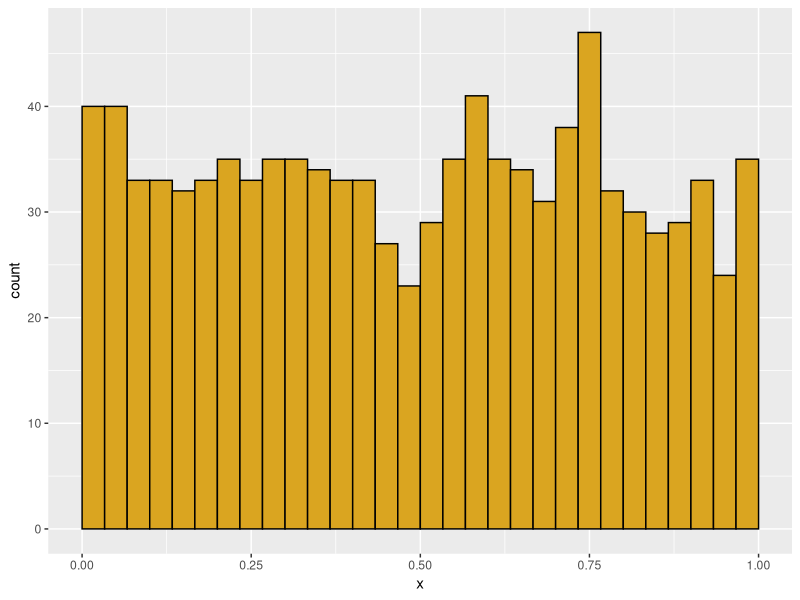
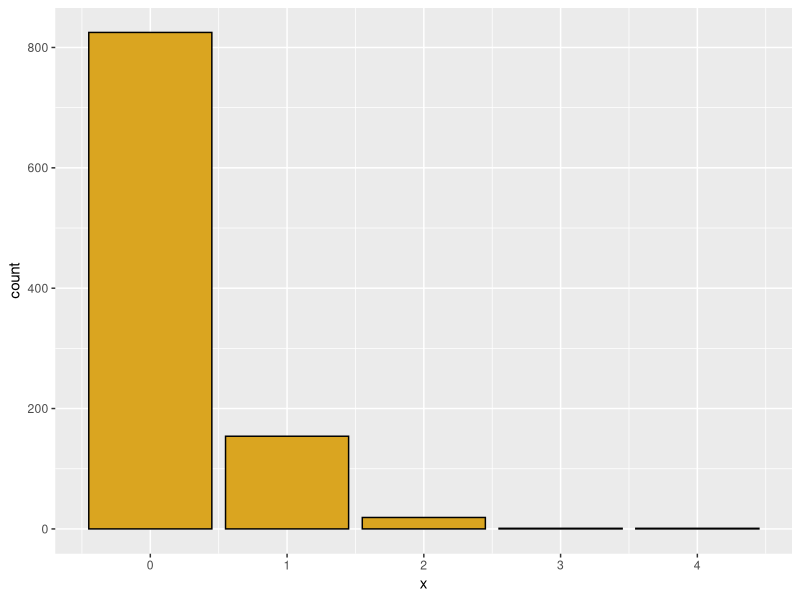
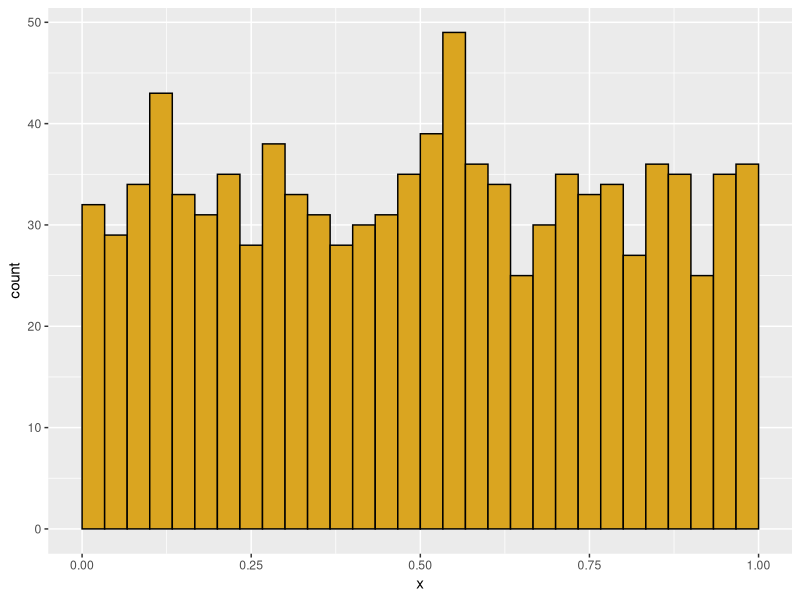
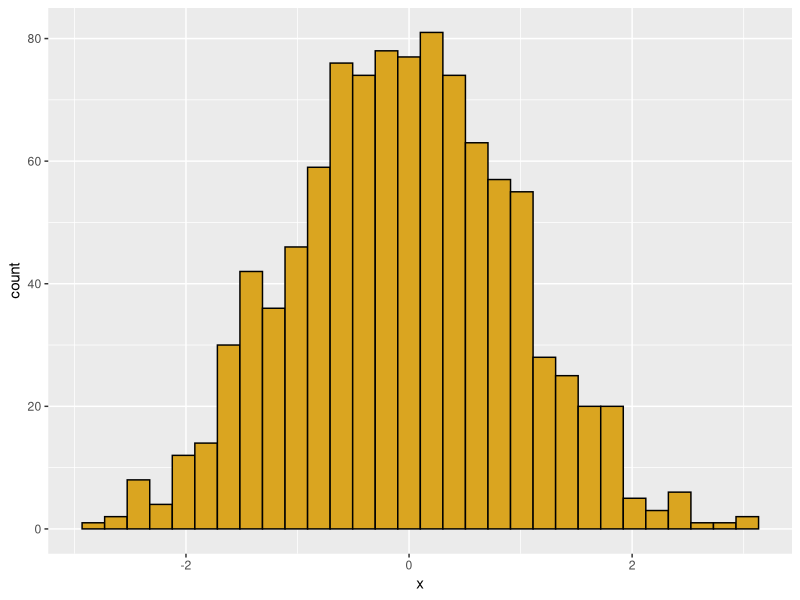
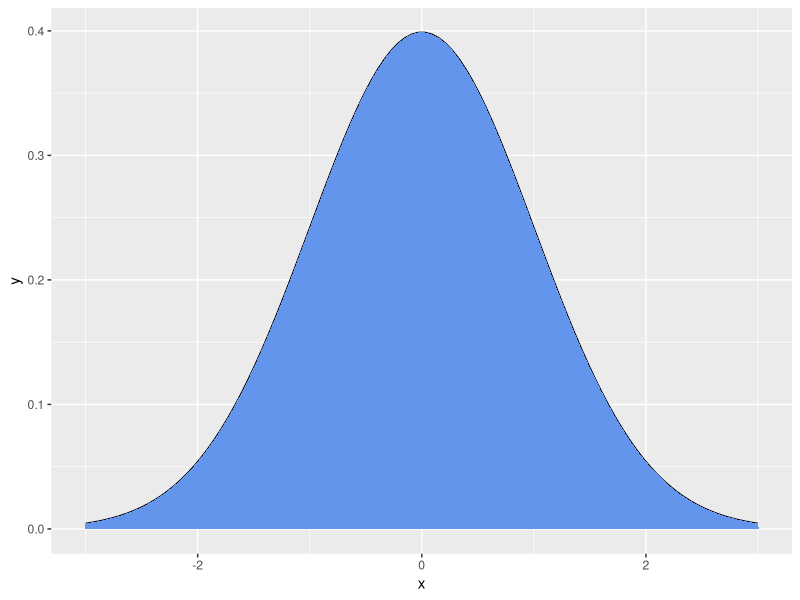
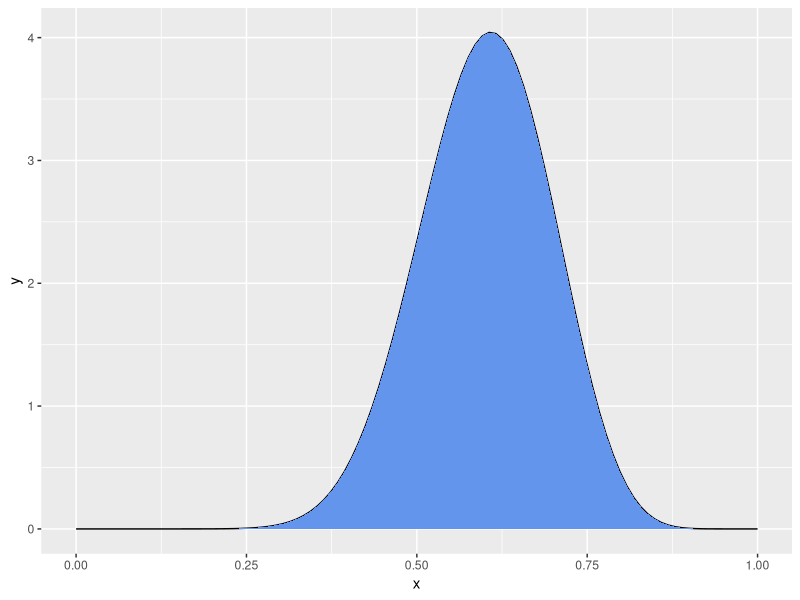
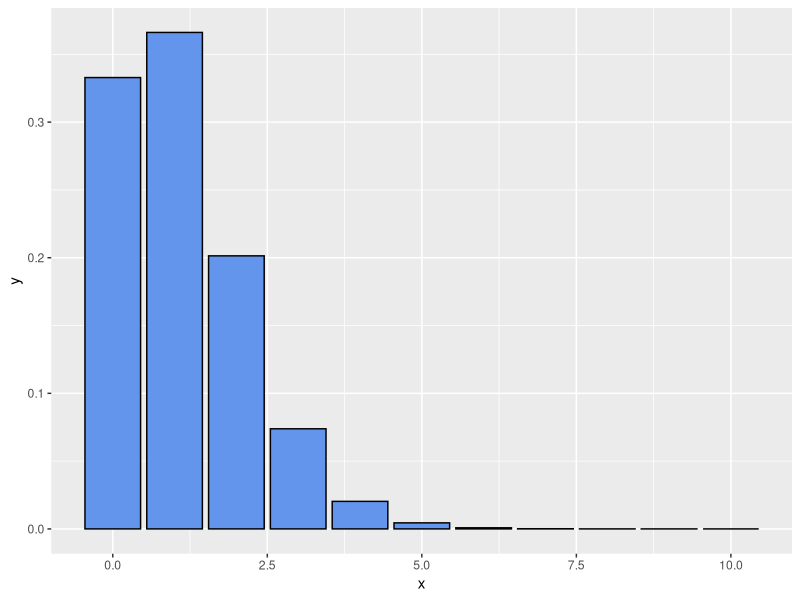
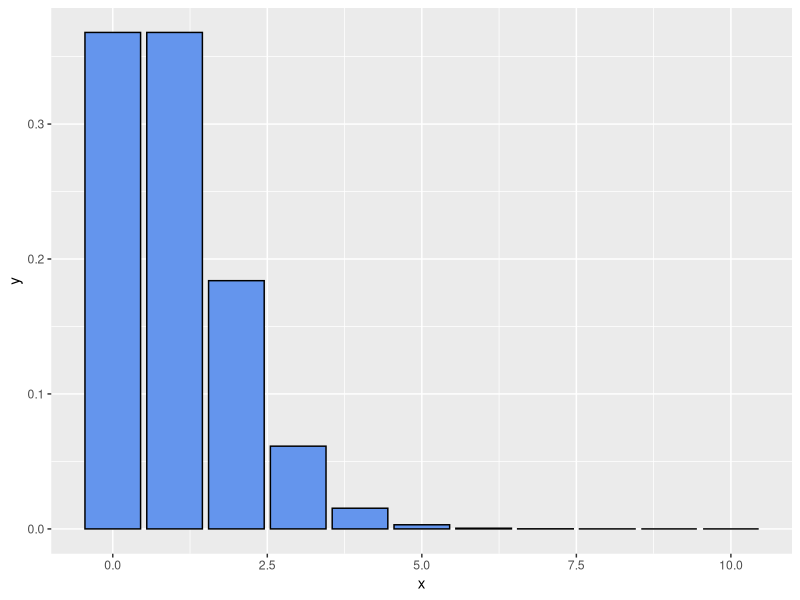

R code for these plots, in order: (Note: this script raises an error after producing the figures.)
## ---- chunk 1
knitr::opts_chunk$set(eval = FALSE)
## ---- chunk 2
############################
# Function: my_histo
# Purpose: creates a ggplot histogram
# Requires: ggplot
# Input: x = a numeric vector
#        data_type= "cont" or "disc"
# Output: a ggplot histogram
############################
library(ggplot2)
my_histo <- function(x=NULL,data_type="cont") {
  if(is.null(x)) x=runif(1000)
  df <- data.frame(x=x) 

# if data are continuous bounded (0,1), adjust bins for histogram  
  if (data_type=="cont" & min(df$x) > 0 & max(df$x) < 1) {
  p1 <- ggplot(data=df) +
    aes(x=x) +
    geom_histogram(boundary=0,
                   binwidth=1/30,
                   color="black",
                   fill="goldenrod") +
    scale_x_continuous(limits=c(0,1))}  

  
# if data are continuous, but not bounded (0,1), use
# ggplot default bins
  if (data_type=="cont" & (min(df$x) < 0 | max(df$x) > 1)) {
  p1 <- ggplot(data=df) +
    aes(x=x) +
    geom_histogram(color="black",
                   fill="goldenrod")}

     
  

# if data are discrete integers, 
#  use geom_bar to create a histogram
if (data_type=="disc") {
  p1 <- ggplot(data=df) + 
    aes(x=x) +
    geom_bar(color="black",fill="goldenrod") }
  
print(p1)
} 
my_histo()
my_histo(data_type="disc",x=rpois(1000,lambda=0.2))
my_histo(data_type="cont",x=runif(1000))
my_histo(data_type="cont",x=rnorm(n=1000,mean=0,sd=1))
############################
# Function: my_pdf
# Purpose: creates a ggplot probability density function
# Requires: ggplot
# Input: x = a numeric vector of x values
#        y = pdf values calculated for each value of x
#        data_type= "cont" or "disc"
# Output: a ggplot pdf
############################
my_pdf <- function(x=NULL,y=NULL,data_type="cont") {
  if(is.null(x) | is.null(y)) {
    x=seq(from=-3,to=3,length.out=100)
    y=dnorm(x) }
  
    df <- data.frame(x=x,y=y) 
    
    # for continuous distributions, 
    # plot the line for the pdf
    if(data_type=="cont") {
      p1 <- ggplot(data=df) +
        aes(x=x,y=y) +
      geom_line() +
        geom_area(fill = "cornflower blue") } 
    
    # for discrete distributions,
    # plot a bar for the probability at each value
    if (data_type=="disc") {
      p1 <- ggplot(data=df) + 
        aes(x=x,y=y) +
        geom_col(color="black",fill="cornflower blue") }
    print(p1)
}
my_pdf()
my_x=seq(from=0,to=1,length.out=100)
my_pdf(x=my_x,y=dbeta(x=my_x,shape1=15,shape2=10))
my_pdf(x=0:10,y=dpois(x=0:10,lambda=1.1),data_type="disc")

## ---- chunk 3
library(ggplot2)
library(MASS)
#-------------------------------------------------
# Poisson distribution
# Discrete X >= 0
# Random events with a constant rate lambda
# (observations per time or per unit area)
# Parameter lambda > 0

# "d" function generates probability density
hits <- 0:10
my_vec <- dpois(x=hits,lambda=1)
my_pdf(x=hits,y=my_vec,data_type="disc")

my_vec <- dpois(x=hits,lambda=2)
my_pdf(x=hits,y=my_vec,data_type="disc")

hits <- 0:15
my_pdf(x=hits,y=my_vec,data_type="disc")

hits <- 0:15
my_pdf(x=hits,y=my_vec,data_type="disc")
sum(my_vec)  # sum of density function = 1.0 (total area under curve)

# for a Poisson distribution with lambda=2, 
# what is the probability that a single draw will yield X=0?

dpois(x=0,lambda=2)

# "p" function generates cumulative probability density; gives the 
# "lower tail" cumulative area of the distribution

hits <- 0:10
my_vec <- ppois(q=hits,lambda=2)
my_pdf(x=hits,y=my_vec,data_type="disc")


# for a Poisson distribution with lambda=2, 
# what is the probability of getting 1 or fewer hits?

ppois(q=1, lambda=2)


# We could also get this through dpois
p_0 <- dpois(x=0,lambda=2)
p_0
p_1 <- dpois(x=1,lambda=2)
p_1
p_0 + p_1


# The q function is the inverse of p
# What is the number of hits corresponding to 50% of the probability mass
qpois(p=0.5,lambda=2.5)
my_pdf(x=0:10,y=dpois(x=0:10,lambda=2.5),data_type="disc")

# but distribution is discrete, so this is not exact
ppois(q=2,lambda=2.5)

# finally, we can simulate individual values from a poisson
ran_pois <- rpois(n=1000,lambda=2.5)
my_histo(x=ran_pois,data_type="disc")


# for real or simulated data, we can use the quantile
# function to find the empirical  95% confidence interval on the data

quantile(x=ran_pois,probs=c(0.025,0.975))
## ---- chunk 4
#-------------------------------------------------
# Binomial distribution
# p = probability of a dichotomous outcome
# size = number of trials
# x = possible outcomes
# outcome x is bounded between 0 and number of trials

# use "d" binom for density function
hits <- 0:10
my_vec <- dbinom(x=hits,size=10,prob=0.5)
my_pdf(x=0:10,y=my_vec,data_type="disc")



# and how does this compare to an actual simulation of 50 tosses of 100 coins?

my_coins <- rbinom(n=50,size=100,prob=0.5)
my_histo(x=my_coins,data_type="disc")
quantile(x=my_oins,probs=c(0.025,0.975))

## ---- chunk 5
#-------------------------------------------------
# negative binomial: number of failures (values of MyVec)
# in a series of (Bernouli) with p=probability of success 
# before a target number of successes (= size)
# generates a discrete distribution that is more 
# heterogeneous ("overdispersed") than Poisson
hits <- 0:40
my_vec <- dnbinom(x=hits, size=5, prob=0.5)
my_pdf(x=hits,y=my_vec,data_type="disc")

# geometric series is a special case where N= 1 success
# each bar is a constant fraction 1 - "prob" of the bar before it
my_vec <- dnbinom(x=hits, size=1, prob=0.1)
my_pdf(x=hits,y=my_vec,data_type="disc")


# alternatively specify mean = mu of distribution and size, 
# the dispersion parameter (small is more dispersed)
# this gives us a poisson with a lambda value that varies
# the dispersion parameter is the shape parameter in the gamma
# as it increases, the distribution has a smaller variance
# just simulate it directly

nbi_ran <- rnbinom(n=1000,size=10,mu=5)
my_histo(x=nbi_ran,data_type="disc")


nbi_ran <- rnbinom(n=1000,size=0.1,mu=5)
my_histo(x=nbi_ran,data_type="disc")
## ---- chunk 6
#-------------------------------------------------
# uniform
# params specify minimum and maximum

#runif for random data
my_histo(x=runif(n=100),data_type="cont")
my_histo(x=runif(n=1000),data_type="cont")

#-------------------------------------------------
## ---- chunk 7
# normal 
my_norm <- rnorm(n=100,mean=100,sd=2)
my_histo(x=my_norm,data_type="cont")


# problems with normal when mean is small but zero is not allowed.
my_norm <- rnorm(n=100,mean=2,sd=2)
my_histo(x=my_norm,data_type="cont")

summary(my_norm)
toss_zeroes <- my_norm[my_norm>0]
my_histo(x=toss_zeroes,data_type="cont")

summary(toss_zeroes)
## ---- chunk 8
#-------------------------------------------------
# gamma distribution, continuous positive values, but bounded at 0

my_gamma <- rgamma(n=100,shape=1,scale=10)
my_histo(x=my_gamma,data_type="cont")

# gamma with shape= 1 is an exponential with scale = mean

# shape <=1 gives a mode near zero; very small shape rounds to zero
my_gamma <- rgamma(n=100,shape=0.1,scale=1)
my_histo(x=my_gamma,data_type="cont")

# large shape parameters moves towards a normal
my_gamma <- rgamma(n=100,shape=20,scale=1)
my_histo(x=my_gamma,data_type="cont")

# scale parameter changes mean- and the variance!
my_histo(x=rgamma(n=100,shape=2,scale=100),data_type="cont")
my_histo(x=rgamma(n=100,shape=2,scale=10),data_type="cont")
my_histo(x=rgamma(n=100,shape=2,scale=1),data_type="cont")
my_histo(x=rgamma(n=100,shape=2,scale=0.1),data_type="cont")



# unlike the normal, the two parameters affect both mean and variance

# mean = shape*scale
# variance= shape*scale^2


## ---- chunk 9
#-------------------------------------------------

# beta distribution 
# bounded at 0 and 1
# analagous to a binomial, but result is a continuous distribution of probabilities
# parameter shape1 = number of successes + 1
# parameter shape2 = number of failures + 1
# interpret these in terms of a coin you are tossing

# shape1 = 1, shape2 = 1 = "no data"
my_beta <- rbeta(n=1000,shape1=1,shape2=1)
qplot(my_beta,xlim=c(0,1),color=I("black"),fill=I("goldenrod"))


# shape1 = 2, shape1 = 1 = "1 coin toss, comes up heads!"
my_beta <- rbeta(n=1000,shape1=2,shape2=1)
qplot(my_beta,xlim=c(0,1),color=I("black"),fill=I("goldenrod"))

# two tosses, 1 head and 1 tail
my_beta <- rbeta(n=1000,shape1=2,shape2=2)
qplot(my_beta,xlim=c(0,1),color=I("black"),fill=I("goldenrod"))

# two tosses, both heads
my_beta <- rbeta(n=1000,shape1=2,shape2=1)
qplot(my_beta,xlim=c(0,1),color=I("black"),fill=I("goldenrod"))

# let's get more data
my_beta <- rbeta(n=1000,shape1=20,shape2=20)
qplot(my_beta,xlim=c(0,1),color=I("black"),fill=I("goldenrod"))

my_beta <- rbeta(n=1000,shape1=500,shape2=500)
my_histo(x=my_beta,data_type="cont")

# if the coin is biased
my_beta <- rbeta(n=1000,shape1=1000,shape2=500)
my_histo(x=my_beta,data_type="cont")
my_beta <- rbeta(n=1000,shape1=10,shape2=5)
my_histo(x=my_beta,data_type="cont")


# shape parameters less than 1.0 give us a u-shaped distribution
my_beta <- rbeta(n=1000,shape1=0.1,shape2=0.1)
my_histo(x=my_beta,data_type="cont")

my_beta <- rbeta(n=1000,shape1=0.5,shape2=0.2)
my_histo(x=my_beta,data_type="cont")
## ---- chunk 10
library(MASS)
data <- c(100,100,104,99)
z <- fitdistr(data,"normal")
print(z)
## ---- chunk 11

frog_data <- c(30.15,26.3,27.5,22.9,27.8,26.2)

# get and print model parameters assuming a normal distribution
z<- fitdistr(frog_data,"normal")
print(z)

# plot the density function for the normal and annotate the plot with the original data
x <- 1:100
g_density <- dnorm(x=x,mean=z$estimate["mean"],sd=z$estimate["sd"])
qplot(x,g_density,geom="line") + annotate(geom="point",x=frog_data,y=0.001)   
 
# now do the same for a gamma distribution, which has a shape and rate parameter as outputs from fitdistr
z<- fitdistr(frog_data,"gamma")
print(z)

# plot the density function for the gamma and annotate the plot with the original data
x <- 1:100
g_density <- dgamma(x=x,shape=z$estimate["shape"],rate=z$estimate["rate"])
qplot(x,g_density,geom="line") + annotate(geom="point",x=frog_data,y=0.001,color="red")   
## ---- chunk 12

frog_data <- c(30.15,26.3,27.5,22.9,27.8,26.2)
outlier <- 0.050
frog_data <- c(frog_data,outlier)

# get and print model parameters assuming a normal distribution
z<- fitdistr(frog_data,"normal")
print(z)

# plot the density function for the normal and annotate the plot with the original data
x <- 1:100
g_density <- dnorm(x=x,mean=z$estimate["mean"],sd=z$estimate["sd"])
qplot(x,g_density,geom="line") + annotate(geom="point",x=frog_data,y=0.001)   
 
# now do the same for a gamma distribution, which has a shape and rate parameter as outputs from fitdistr
z<- fitdistr(frog_data,"gamma")
print(z)

# plot the density function for the gamma and annotate the plot with the original data
x <- 1:100
g_density <- dgamma(x=x,shape=z$estimate["shape"],rate=z$estimate["rate"])
qplot(x,g_density,geom="line") + annotate(geom="point",x=frog_data,y=0.001,color="red")   
